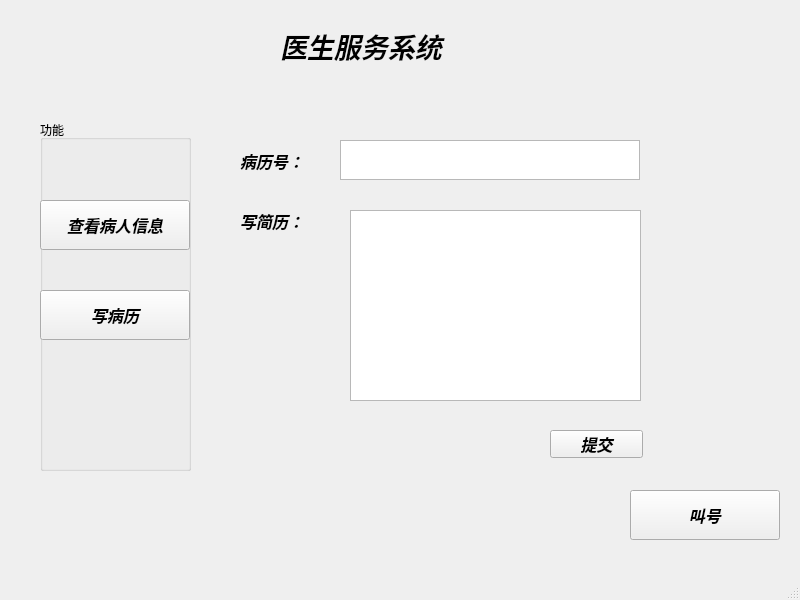
<?xml version="1.0" encoding="UTF-8"?>
<ui version="4.0">
 <class>MainWindow</class>
 <widget class="QMainWindow" name="MainWindow">
  <property name="geometry">
   <rect>
    <x>0</x>
    <y>0</y>
    <width>800</width>
    <height>600</height>
   </rect>
  </property>
  <property name="windowTitle">
   <string>MainWindow</string>
  </property>
  <widget class="QWidget" name="centralwidget">
   <widget class="QGroupBox" name="groupBox">
    <property name="geometry">
     <rect>
      <x>40</x>
      <y>120</y>
      <width>151</width>
      <height>351</height>
     </rect>
    </property>
    <property name="title">
     <string>功能</string>
    </property>
    <widget class="QPushButton" name="pushButton_2">
     <property name="geometry">
      <rect>
       <x>0</x>
       <y>170</y>
       <width>150</width>
       <height>50</height>
      </rect>
     </property>
     <property name="font">
      <font>
       <family>Adobe Arabic</family>
       <pointsize>12</pointsize>
       <weight>75</weight>
       <italic>true</italic>
       <bold>true</bold>
      </font>
     </property>
     <property name="text">
      <string>写病历</string>
     </property>
    </widget>
    <widget class="QPushButton" name="pushButton_1">
     <property name="geometry">
      <rect>
       <x>0</x>
       <y>80</y>
       <width>150</width>
       <height>50</height>
      </rect>
     </property>
     <property name="font">
      <font>
       <family>Adobe Arabic</family>
       <pointsize>12</pointsize>
       <weight>75</weight>
       <italic>true</italic>
       <bold>true</bold>
      </font>
     </property>
     <property name="text">
      <string>查看病人信息</string>
     </property>
    </widget>
   </widget>
   <widget class="QLabel" name="label">
    <property name="geometry">
     <rect>
      <x>280</x>
      <y>20</y>
      <width>241</width>
      <height>51</height>
     </rect>
    </property>
    <property name="font">
     <font>
      <family>Adobe Arabic</family>
      <pointsize>20</pointsize>
      <weight>75</weight>
      <italic>true</italic>
      <bold>true</bold>
     </font>
    </property>
    <property name="text">
     <string>医生服务系统</string>
    </property>
   </widget>
   <widget class="QStackedWidget" name="stackedWidget">
    <property name="geometry">
     <rect>
      <x>230</x>
      <y>130</y>
      <width>451</width>
      <height>351</height>
     </rect>
    </property>
    <property name="currentIndex">
     <number>1</number>
    </property>
    <widget class="QWidget" name="page">
     <widget class="QTextBrowser" name="textBrowser">
      <property name="geometry">
       <rect>
        <x>70</x>
        <y>80</y>
        <width>80</width>
        <height>40</height>
       </rect>
      </property>
     </widget>
     <widget class="QTextBrowser" name="textBrowser_2">
      <property name="geometry">
       <rect>
        <x>210</x>
        <y>80</y>
        <width>80</width>
        <height>40</height>
       </rect>
      </property>
     </widget>
     <widget class="QTextBrowser" name="textBrowser_3">
      <property name="geometry">
       <rect>
        <x>360</x>
        <y>80</y>
        <width>80</width>
        <height>40</height>
       </rect>
      </property>
     </widget>
     <widget class="QLabel" name="label_5">
      <property name="geometry">
       <rect>
        <x>10</x>
        <y>150</y>
        <width>101</width>
        <height>31</height>
       </rect>
      </property>
      <property name="font">
       <font>
        <family>Adobe Arabic</family>
        <pointsize>12</pointsize>
        <weight>75</weight>
        <italic>true</italic>
        <bold>true</bold>
       </font>
      </property>
      <property name="text">
       <string>身份证号：</string>
      </property>
     </widget>
     <widget class="QTextBrowser" name="textBrowser_4">
      <property name="geometry">
       <rect>
        <x>120</x>
        <y>140</y>
        <width>300</width>
        <height>40</height>
       </rect>
      </property>
     </widget>
     <widget class="QLabel" name="label_6">
      <property name="geometry">
       <rect>
        <x>10</x>
        <y>230</y>
        <width>121</width>
        <height>41</height>
       </rect>
      </property>
      <property name="font">
       <font>
        <family>Adobe Arabic</family>
        <pointsize>12</pointsize>
        <weight>75</weight>
        <italic>true</italic>
        <bold>true</bold>
       </font>
      </property>
      <property name="text">
       <string>病历信息：</string>
      </property>
     </widget>
     <widget class="QTextBrowser" name="textBrowser_5">
      <property name="geometry">
       <rect>
        <x>120</x>
        <y>190</y>
        <width>300</width>
        <height>161</height>
       </rect>
      </property>
     </widget>
     <widget class="QLabel" name="label_7">
      <property name="geometry">
       <rect>
        <x>20</x>
        <y>30</y>
        <width>101</width>
        <height>31</height>
       </rect>
      </property>
      <property name="font">
       <font>
        <family>Adobe Arabic</family>
        <pointsize>12</pointsize>
        <weight>75</weight>
        <italic>true</italic>
        <bold>true</bold>
       </font>
      </property>
      <property name="text">
       <string>病历号：</string>
      </property>
     </widget>
     <widget class="QTextBrowser" name="textBrowser_6">
      <property name="geometry">
       <rect>
        <x>120</x>
        <y>20</y>
        <width>300</width>
        <height>40</height>
       </rect>
      </property>
     </widget>
     <widget class="QWidget" name="layoutWidget">
      <property name="geometry">
       <rect>
        <x>10</x>
        <y>80</y>
        <width>431</width>
        <height>41</height>
       </rect>
      </property>
      <layout class="QHBoxLayout" name="horizontalLayout">
       <item>
        <widget class="QLabel" name="label_2">
         <property name="font">
          <font>
           <family>Adobe Arabic</family>
           <pointsize>12</pointsize>
           <weight>75</weight>
           <italic>true</italic>
           <bold>true</bold>
          </font>
         </property>
         <property name="text">
          <string>姓名：</string>
         </property>
        </widget>
       </item>
       <item>
        <widget class="QLabel" name="label_4">
         <property name="font">
          <font>
           <family>Adobe Arabic</family>
           <pointsize>12</pointsize>
           <weight>75</weight>
           <italic>true</italic>
           <bold>true</bold>
          </font>
         </property>
         <property name="text">
          <string>性别：</string>
         </property>
        </widget>
       </item>
       <item>
        <widget class="QLabel" name="label_3">
         <property name="font">
          <font>
           <family>Adobe Arabic</family>
           <pointsize>12</pointsize>
           <weight>75</weight>
           <italic>true</italic>
           <bold>true</bold>
          </font>
         </property>
         <property name="text">
          <string>年龄：</string>
         </property>
        </widget>
       </item>
      </layout>
     </widget>
     <zorder>layoutWidget</zorder>
     <zorder>textBrowser_2</zorder>
     <zorder>textBrowser</zorder>
     <zorder>textBrowser_3</zorder>
     <zorder>label_5</zorder>
     <zorder>textBrowser_4</zorder>
     <zorder>label_6</zorder>
     <zorder>textBrowser_5</zorder>
     <zorder>label_7</zorder>
     <zorder>textBrowser_6</zorder>
    </widget>
    <widget class="QWidget" name="page_2">
     <widget class="QLabel" name="label_8">
      <property name="geometry">
       <rect>
        <x>10</x>
        <y>20</y>
        <width>91</width>
        <height>21</height>
       </rect>
      </property>
      <property name="font">
       <font>
        <family>Adobe Arabic</family>
        <pointsize>12</pointsize>
        <weight>75</weight>
        <italic>true</italic>
        <bold>true</bold>
       </font>
      </property>
      <property name="text">
       <string>病历号：</string>
      </property>
     </widget>
     <widget class="QTextBrowser" name="textBrowser_7">
      <property name="geometry">
       <rect>
        <x>110</x>
        <y>10</y>
        <width>300</width>
        <height>40</height>
       </rect>
      </property>
     </widget>
     <widget class="QLabel" name="label_9">
      <property name="geometry">
       <rect>
        <x>10</x>
        <y>80</y>
        <width>91</width>
        <height>21</height>
       </rect>
      </property>
      <property name="font">
       <font>
        <family>Adobe Arabic</family>
        <pointsize>12</pointsize>
        <weight>75</weight>
        <italic>true</italic>
        <bold>true</bold>
       </font>
      </property>
      <property name="text">
       <string>写简历：</string>
      </property>
     </widget>
     <widget class="QPushButton" name="pushButton_4">
      <property name="geometry">
       <rect>
        <x>320</x>
        <y>300</y>
        <width>93</width>
        <height>28</height>
       </rect>
      </property>
      <property name="font">
       <font>
        <family>Adobe Arabic</family>
        <pointsize>12</pointsize>
        <weight>75</weight>
        <italic>true</italic>
        <bold>true</bold>
       </font>
      </property>
      <property name="text">
       <string>提交</string>
      </property>
     </widget>
     <widget class="QListView" name="listView">
      <property name="geometry">
       <rect>
        <x>120</x>
        <y>80</y>
        <width>291</width>
        <height>191</height>
       </rect>
      </property>
     </widget>
    </widget>
   </widget>
   <widget class="QPushButton" name="pushButton">
    <property name="geometry">
     <rect>
      <x>630</x>
      <y>490</y>
      <width>150</width>
      <height>50</height>
     </rect>
    </property>
    <property name="font">
     <font>
      <family>Adobe Arabic</family>
      <pointsize>12</pointsize>
      <weight>75</weight>
      <italic>true</italic>
      <bold>true</bold>
     </font>
    </property>
    <property name="text">
     <string>叫号</string>
    </property>
   </widget>
  </widget>
  <widget class="QMenuBar" name="menubar">
   <property name="geometry">
    <rect>
     <x>0</x>
     <y>0</y>
     <width>800</width>
     <height>26</height>
    </rect>
   </property>
  </widget>
  <widget class="QStatusBar" name="statusbar"/>
 </widget>
 <resources/>
 <connections/>
</ui>
